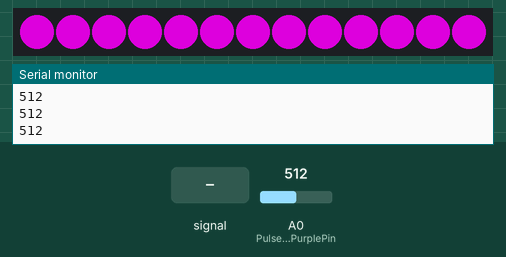
The sketch below on a simulated Arduino Uno, built with avr-gcc and run on an emulated ATmega328P. Shown: 13 RGB LEDs in strip order, left to right, the last lines printed to the serial monitor. The test bench sets the inputs (shaded band); at power-on: A0 (PulseSensorPurplePin) = 512. Dim RGB values are drawn brighter than linear.

Above: at 1.2 s.
1.3 s: A0 (PulseSensorPurplePin) fed a 200 Hz sine of ±255 counts around its level
3.8 s: A0 (PulseSensorPurplePin) fed a 200 Hz sine of ±460 counts around its level
6.8 s: A0 (PulseSensorPurplePin) set to 610
8.3 s: A0 (PulseSensorPurplePin) set to 593
9.8 s: A0 (PulseSensorPurplePin) set to 716
At 10.4 s:
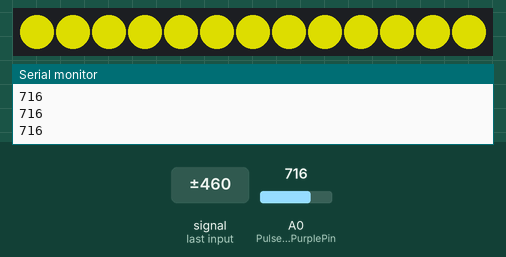
11.3 s: A0 (PulseSensorPurplePin) fed a 2 Hz sine of ±306 counts around its level
At 11.4 s:
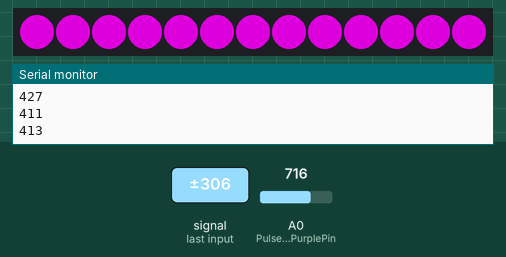
Timing chart, 0 to 14.3 s (numbered marks = the images above; inputs shaded):
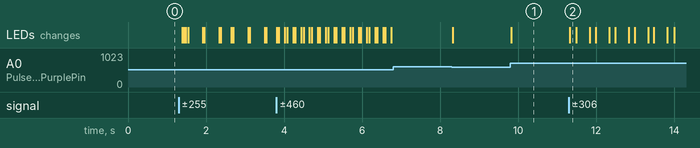

Measured:
- after the input at 9.8 s, the LEDs: change at once (image 1)
- after the input at 11.3 s, the LEDs: change at once (image 2)

The sketch:

pulselight.ino
```cpp
#include <Adafruit_NeoPixel.h>

#define PIXEL_COUNT 13
#define PIXEL_PIN 6

Adafruit_NeoPixel strip(PIXEL_COUNT, PIXEL_PIN, NEO_GRB + NEO_KHZ800);

int PulseSensorPurplePin = 0;
int LED6 = 6;

int Signal;
int Threshold = 600;

void setup() {
  // put your setup code here, to run once:
  Serial.begin(9600);
  pinMode(PIXEL_PIN, OUTPUT);
  strip.begin();
  strip.show();
}

void loop() {
  // put your main code here, to run repeatedly:
  Signal = analogRead(PulseSensorPurplePin);
   Serial.println(Signal);
   if(Signal > Threshold){
    for(int i=0;i<PIXEL_COUNT;i++){
     strip.setPixelColor(i, strip.Color(150,150,0));
     strip.show();
      }
   }
    else {
     for(int i=0;i<PIXEL_COUNT;i++){
      strip.setPixelColor(i, strip.Color(150,0,150));
      strip.show();
     }
    }
  delay(10);
}
```
